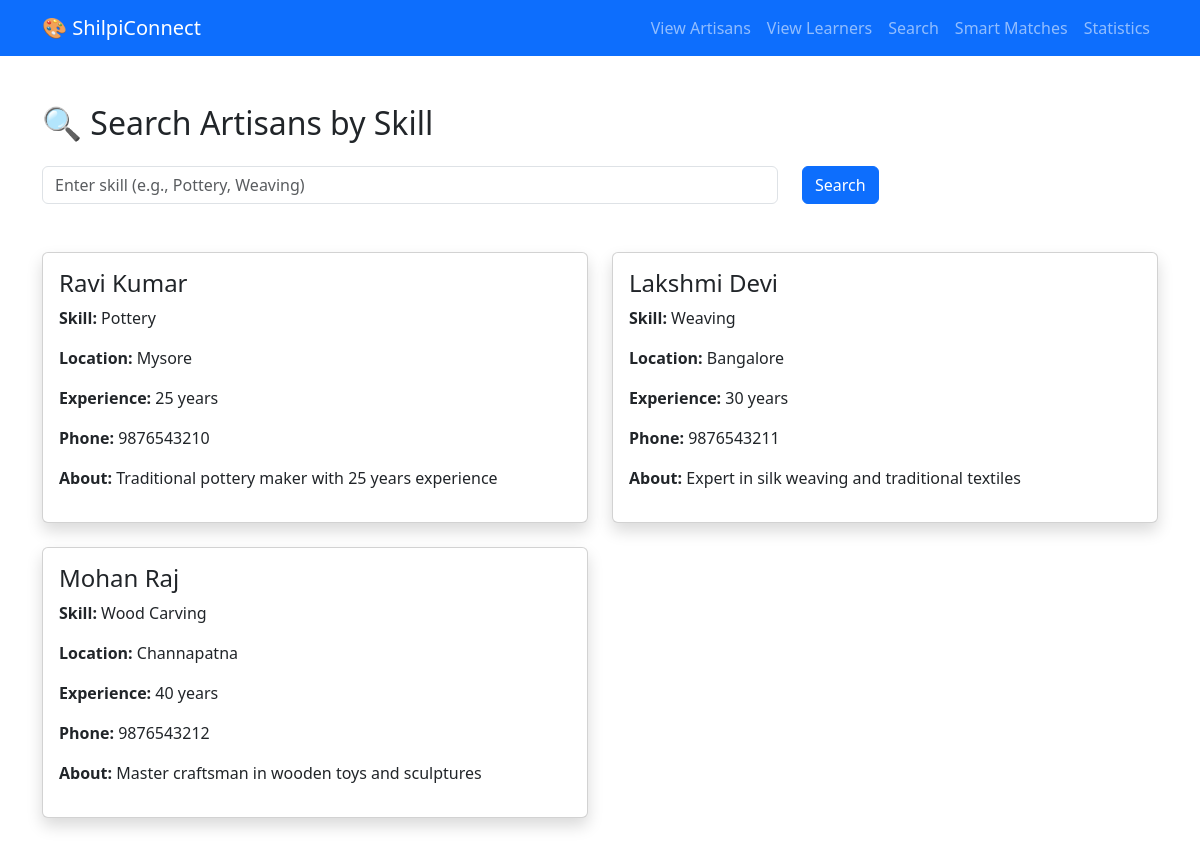
The page /search on the database as committed earlier.
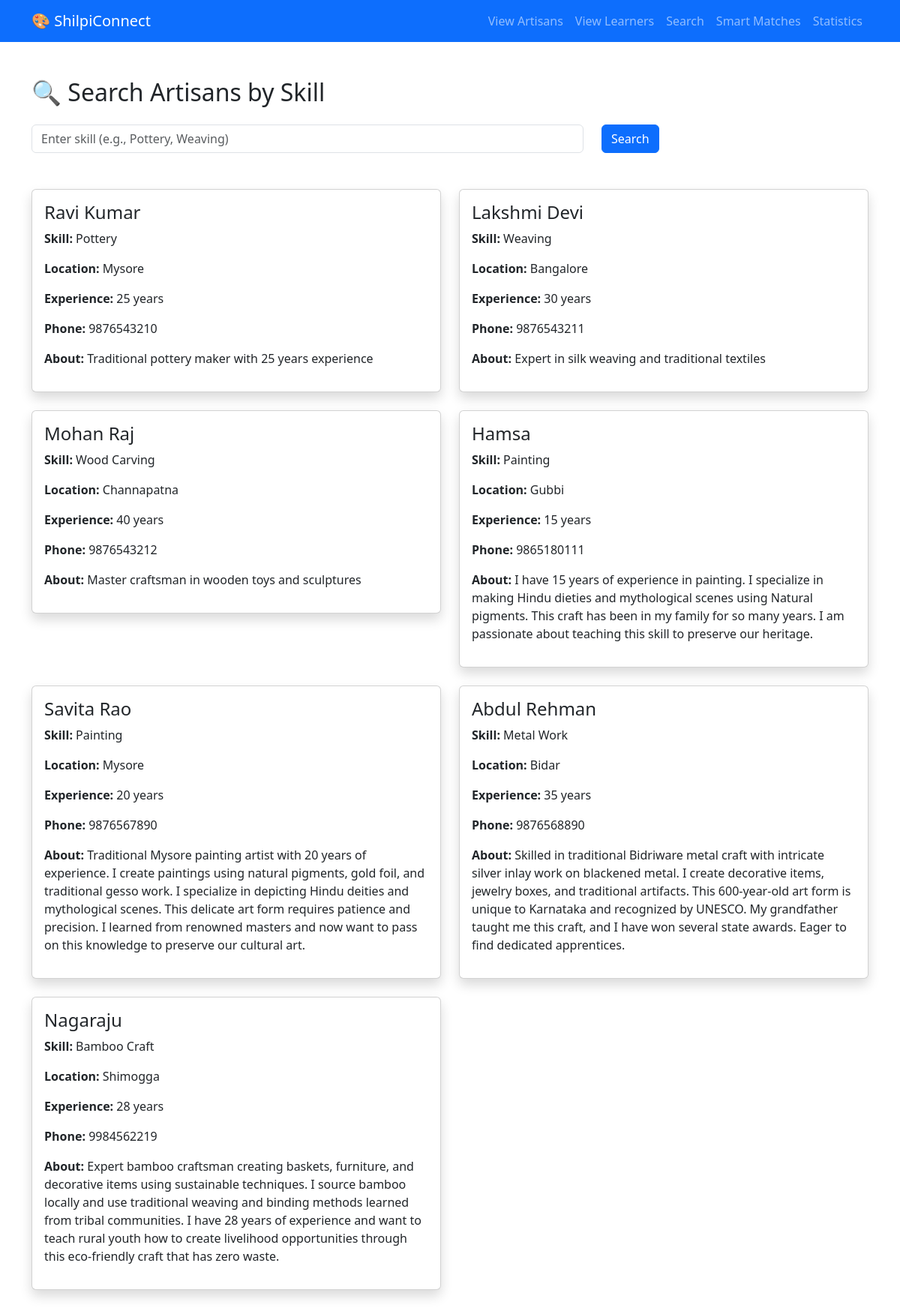
The same page on the database as committed later.
### tables this page shows
CREATE TABLE artisans (
    id INTEGER PRIMARY KEY AUTOINCREMENT,
    name TEXT NOT NULL,
    skill TEXT NOT NULL,
    location TEXT NOT NULL,
    experience INTEGER,
    phone TEXT,
    description TEXT,
    created_at TIMESTAMP DEFAULT CURRENT_TIMESTAMP
);

### app.py (the view)
@app.route('/search')
def search():
    skill = request.args.get('skill', '')
    conn = get_db()
    if skill:
        artisans = conn.execute('SELECT * FROM artisans WHERE skill LIKE ?',
                                ('%' + skill + '%',)).fetchall()
    else:
        artisans = conn.execute('SELECT * FROM artisans').fetchall()
    conn.close()
    return render_template('search.html', artisans=artisans, skill=skill)

### app.py (called while the page is built)
def get_db():
    conn = sqlite3.connect('shilpiconnect.db')
    conn.row_factory = sqlite3.Row  # This lets us access columns by name
    return conn

### templates/search.html (shortened to what this page needs)
<!DOCTYPE html>
<html lang="en">
<head>
    <link href="https://cdn.jsdelivr.net/npm/bootstrap@5.3.3/dist/css/bootstrap.min.css" rel="stylesheet">
</head>
<body>
    <nav class="navbar navbar-expand-lg navbar-dark bg-primary">
        <div class="container">
            <a class="navbar-brand" href="/">🎨 ShilpiConnect</a>
            <div class="navbar-nav">
                <a class="nav-link" href="/artisans">View Artisans</a>
                <a class="nav-link" href="/learners">View Learners</a>
                <a class="nav-link" href="/search">Search</a>
                <a class="nav-link" href="/matches">Smart Matches</a>
                <a class="nav-link" href="/stats">Statistics</a>
            </div>
        </div>
    </nav>
    <div class="container mt-5">
        <h2>🔍 Search Artisans by Skill</h2>
        <form method="GET" class="mt-4">
            <div class="row">
                <div class="col-md-8">
                    <input type="text" class="form-control" name="skill"
                           placeholder="Enter skill (e.g., Pottery, Weaving)"
                           value="{{ skill }}">
                </div>
                <div class="col-md-4">
                    <button type="submit" class="btn btn-primary">Search</button>
                </div>
            </div>
        </form>
        <div class="row mt-5">
            {% if artisans %}
                {% for artisan in artisans %}
                <div class="col-md-6 mb-4">
                    <div class="card shadow">
                        <div class="card-body">
                            <h4>{{ artisan['name'] }}</h4>
                            <p><strong>Skill:</strong> {{ artisan['skill'] }}</p>
                            <p><strong>Location:</strong> {{ artisan['location'] }}</p>
                            <p><strong>Experience:</strong> {{ artisan['experience'] }} years</p>
                            <p><strong>Phone:</strong> {{ artisan['phone'] }}</p>
                            <p><strong>About:</strong> {{ artisan['description'] }}</p>
                        </div>
                    </div>
                </div>
                {% endfor %}
            {% else %}
                <div class="col-12">
                    <p class="text-muted">No artisans found. Try a different search.</p>
                </div>
            {% endif %}
        </div>
    </div>
</body>
</html>

Rows that differ between the two databases and show on the page:
added artisans: name "Hamsa", skill "Painting", location "Gubbi", experience "15", phone "9865180111", description "I have 15 years of experience in painting. I specialize in making Hindu dieties and mythological scenes using Natural pigments. This craft has been in my family for so many years. I am passionate about teaching this skill to preserve our heritage."
added artisans: name "Savita Rao", skill "Painting", location "Mysore", experience "20", phone "9876567890", description "Traditional Mysore painting artist with 20 years of experience. I create paintings using natural pigments, gold foil, and traditional gesso work. I specialize in depicting Hindu deities and mythological scenes. This delicate art form requires patience and precision. I learned from renowned masters and now want to pass on this knowledge to preserve our cultural art."
added artisans: name "Abdul Rehman", skill "Metal Work", location "Bidar", experience "35", phone "9876568890", description "Skilled in traditional Bidriware metal craft with intricate silver inlay work on blackened metal. I create decorative items, jewelry boxes, and traditional artifacts. This 600-year-old art form is unique to Karnataka and recognized by UNESCO. My grandfather taught me this craft, and I have won several state awards. Eager to find dedicated apprentices."
added artisans: name "Nagaraju", skill "Bamboo Craft", location "Shimogga", experience "28", phone "9984562219", description "Expert bamboo craftsman creating baskets, furniture, and decorative items using sustainable techniques. I source bamboo locally and use traditional weaving and binding methods learned from tribal communities. I have 28 years of experience and want to teach rural youth how to create livelihood opportunities through this eco-friendly craft that has zero waste."
